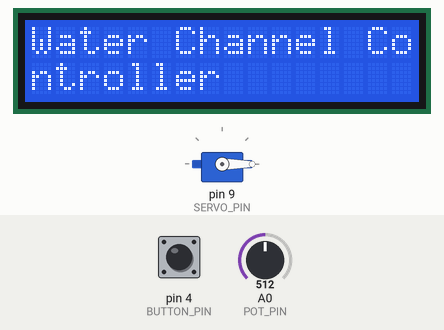
Recording of a program running on a simulated Arduino Uno, built with avr-gcc and run on an emulated ATmega328P. Parts: 16×2 character LCD, servo. Inputs (shaded band) come from the test bench; at power-on: pin 4 (BUTTON_PIN) HIGH, A0 (POT_PIN) = 512. What the program prints to the serial monitor is not drawn.

Above: at 0.2 s.
At 1.3 s:
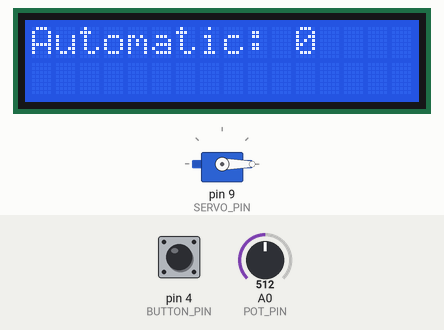

The program:

main.cpp
```cpp
#include "system/Scheduler.h"
#include "task/InputTask.h"
#include "task/ValveTask.h"
#include "Config.h"
#include "task/LcdTask.h"
#include "system/SerialComm.h"
#include "Arduino.h"

Scheduler *scheduler;
WaterChannelController waterChannelController;
SerialComm serialComm;

void setup()
{
  Serial.begin(9600);
  scheduler = new Scheduler(BASE_PERIOD);

  // Initialize the task and add them to the scheduler
  scheduler->addTask(new LcdTask(200, &waterChannelController, 0x27, 16, 2));
  scheduler->addTask(new InputTask(100, &waterChannelController, BUTTON_PIN, POT_PIN));
  scheduler->addTask(new ValveTask(100, &waterChannelController, SERVO_PIN));
}

void loop()
{
  serialComm.serialCommunication();
  scheduler->schedule();
}
```

WaterChannelController.h
```cpp
#ifndef __WATERCHANNELCONTROLLER__
#define __WATERCHANNELCONTROLLER__

#include "Arduino.h"

/**
 * @brief Enum for the modes of the water channel controller.
 *
 * This enum represents the possible modes of the water channel controller: Automatic and Manual.
 */
enum class Mode
{
    AUTOMATIC,
    MANUAL
};

/**
 * @brief A controller for a water channel.
 *
 * This class represents a controller for a water channel. The controller can be in one of two modes: Automatic or Manual.
 * The controller has an active position and flags to indicate whether the communication or position has changed.
 */
class WaterChannelController
{
public:
    bool commChange;             ///< Flag to indicate whether the communication has changed.
    bool posChange;              ///< Flag to indicate whether the position has changed.
    Mode activeMode;             ///< The active mode of the controller.
    unsigned int activePosition; ///< The active position of the controller.
};

#endif // __WATERCHANNELCONTROLLER__
```

Button.h
```cpp
#ifndef __BUTTON__
#define __BUTTON__

/**
 * @brief This class represents a Button.
 *
 * The Button class is an abstract class that provides the basic functionalities of a button.
 * A button is a simple input device commonly used in electronic devices.
 * The class is designed to be inherited by specific implementations of buttons.
 */
class Button
{
public:
    /**
     * @brief Check if the button is currently pressed.
     *
     * This is a pure virtual function, to be implemented by derived classes.
     *
     * @return True if the button is currently pressed, false otherwise.
     */
    virtual bool isPressed() = 0;
};

#endif // __BUTTON__
```

ButtonImpl.h
```cpp
#ifndef __BUTTONIMPL__
#define __BUTTONIMPL__

#include "Button.h"
#include "Arduino.h"

/**
 * @brief This class is a concrete implementation of the Button abstract class.
 *
 * The ButtonImpl class provides the specific implementation for a button in an Arduino context.
 * It inherits from the Button abstract class and implements the isPressed method.
 */
class ButtonImpl : public Button
{
public:
    /**
     * @brief Construct a new ButtonImpl object.
     *
     * @param pin The Arduino pin number to which the button is connected.
     * @param pullup A boolean indicating if the button has a pullup resistor or not.
     *               True if the button has a pullup resistor, false otherwise.
     */
    ButtonImpl(int pin, bool pullup);

    /**
     * @brief Check if the button is currently pressed.
     *
     * @return true If the button is currently pressed.
     * @return false If the button is not currently pressed.
     */
    bool isPressed() override;

private:
    int pin;             ///< The Arduino pin number to which the button is connected.
    bool pullup;         ///< A boolean indicating if the button has a pullup resistor or not.
    bool pressed{false}; ///< A boolean indicating if the button is currently pressed or not. Initialized to false.
};

#endif // __BUTTONIMPL__
```

Display.h
```cpp
#ifndef __DISPLAY__
#define __DISPLAY__

#include "Arduino.h"

/**
 * @brief This is an abstract base class for different types of displays.
 *
 * This class provides a common interface for different types of displays that can be used in Arduino projects.
 * Any specific display class should inherit from this class and implement the pure virtual functions.
 */
class Display
{
public:
    /**
     * @brief Clears the display.
     *
     * This is a pure virtual function that needs to be implemented by any class that inherits from Display.
     */
    virtual void clear() = 0;

    /**
     * @brief Shows a message on the display.
     *
     * @param msg The message to be displayed.
     *
     * This is a pure virtual function that needs to be implemented by any class that inherits from Display.
     */
    virtual void show(String msg) = 0;

    /**
     * @brief Moves the cursor to the next line on the display.
     *
     * This is a pure virtual function that needs to be implemented by any class that inherits from Display.
     */
    virtual void ln() = 0;
};

#endif // __DISPLAY__
```

Potentiometer.h
```cpp
#ifndef __POTENTIOMETER__
#define __POTENTIOMETER__

/**
 * @brief This class represents a Potentiometer.
 *
 * The Potentiometer class is an abstract class that provides the basic functionalities of a potentiometer.
 * A potentiometer is a three-terminal resistor with a sliding or rotating contact that forms an adjustable voltage divider.
 * The class is designed to be inherited by specific implementations of potentiometers.
 */
class Potentiometer
{
public:
    /**
     * @brief Get the current position of the potentiometer.
     *
     * This is a pure virtual function, to be implemented by derived classes.
     *
     * @return The current position of the potentiometer as an unsigned integer.
     */
    virtual unsigned int position() = 0;

    /**
     * @brief Check if the potentiometer has been moved.
     *
     * This is a pure virtual function, to be implemented by derived classes.
     *
     * @return True if the potentiometer has been moved, false otherwise.
     */
    virtual bool moved() = 0;
};

#endif // __POTENTIOMETER__
```

PotentiometerImpl.h
```cpp
#ifndef __POTENTIOMETERIMPL__
#define __POTENTIOMETERIMPL__

#include "Potentiometer.h"

/**
 * @brief This class is a concrete implementation of the Potentiometer abstract class.
 *
 * The PotentiometerImpl class provides the specific implementation for a potentiometer.
 * It inherits from the Potentiometer abstract class and implements the position and moved methods.
 */
class PotentiometerImpl : public Potentiometer
{
public:
    /**
     * @brief Construct a new PotentiometerImpl object.
     *
     * @param pin The pin number to which the potentiometer is connected.
     * @param tolerance The tolerance value for detecting movement in the potentiometer.
     */
    PotentiometerImpl(int pin, int tolerance);

    /**
     * @brief Get the current position of the potentiometer.
     *
     * @return The current position of the potentiometer as an unsigned integer.
     */
    unsigned int position() override;

    /**
     * @brief Check if the potentiometer has been moved.
     *
     * @return True if the potentiometer has been moved, false otherwise.
     */
    bool moved() override;

private:
    int pin;                          ///< The pin number to which the potentiometer is connected.
    int tolerance;                    ///< The tolerance value for detecting movement in the potentiometer.
    unsigned int oldValue;            ///< The old position value of the potentiometer.
    const int MIN_ANALOG_READ = 0;    ///< The minimum value that can be read from the analog pin.
    const int MAX_ANALOG_READ = 1000; ///< The maximum value that can be read from the analog pin.
    const int MIN_POSITION = 0;       ///< The minimum position value of the potentiometer.
    const int MAX_POSITION = 100;     ///< The maximum position value of the potentiometer.
};

#endif // __POTENTIOMETERIMPL__
```

ServoMotor.h
```cpp
#ifndef __SERVO_MOTOR__
#define __SERVO_MOTOR__

/**
 * @brief This class represents a Servo Motor.
 *
 * The ServoMotor class is an abstract class that provides the basic functionalities of a servo motor.
 * A servo motor is a rotary actuator or linear actuator that allows for precise control of angular or linear position.
 * The class is designed to be inherited by specific implementations of servo motors.
 */
class ServoMotor
{
public:
    /**
     * @brief Turns the servo motor on.
     *
     * This is a pure virtual function, to be implemented by derived classes.
     */
    virtual void on() = 0;

    /**
     * @brief Turns the servo motor off.
     *
     * This is a pure virtual function, to be implemented by derived classes.
     */
    virtual void off() = 0;

    /**
     * @brief Set the position of the servo motor in degrees.
     *
     * This is a pure virtual function, to be implemented by derived classes.
     *
     * @param angle The desired position of the servo motor in degrees. The valid range is typically from 0 to 180 degrees, but can vary depending on the specific servo motor used.
     */
    virtual void setPosition(int angle) = 0;
};

#endif // __SERVO_MOTOR__
```

ServoMotorImpl.h
```cpp
#ifndef __SERVO_MOTOR_IMPL__
#define __SERVO_MOTOR_IMPL__

#include "ServoMotor.h"
#include "Arduino.h"
#include "ServoTimer2.h"

/**
 * @brief This class is a concrete implementation of the ServoMotor abstract class.
 *
 * The ServoMotorImpl class provides the specific implementation for a servo motor in an Arduino context.
 * It inherits from the ServoMotor abstract class and implements the on, off, and setPosition methods.
 */
class ServoMotorImpl : public ServoMotor
{
public:
    /**
     * @brief Construct a new ServoMotorImpl object.
     *
     * @param pin The Arduino pin number to which the servo motor is connected.
     */
    ServoMotorImpl(int pin);

    /**
     * @brief Turns the servo motor on.
     *
     * This method sends a signal to the servo motor to start moving.
     */
    void on() override;

    /**
     * @brief Turns the servo motor off.
     *
     * This method sends a signal to the servo motor to stop moving.
     */
    void off() override;

    /**
     * @brief Set the position of the servo motor in degrees.
     *
     * This method sends a signal to the servo motor to rotate to the specified position.
     *
     * @param angle The desired position of the servo motor in degrees. The valid range is from 0 to 180 degrees.
     */
    void setPosition(int angle) override;

private:
    int pin;                                     ///< The Arduino pin number to which the servo motor is connected.
    ServoTimer2 motor;                           ///< An instance of the ServoTimer2 class used to control the servo motor.
    const int MAX_ANGLE = 180;                   ///< The maximum angle that the servo motor can reach.
    const int MIN_ANGLE = 0;                     ///< The minimum angle that the servo motor can reach.
    const double SERVO_MAX_PULSE_WIDTH = 2400.0; ///< The maximum pulse width that the servo motor can reach.
    const double SERVO_MIN_PULSE_WIDTH = 544.0;  ///< The minimum pulse width that the servo motor can reach.
    const double SERVO_MAX_ANGLE = 180.0;        ///< The maximum angle that the servo motor can reach.
};

#endif // __SERVO_MOTOR_IMPL__
```

Button.cpp
```cpp
#include "../api/ButtonImpl.h"

ButtonImpl::ButtonImpl(int pin, bool pullup) : pin(pin), pullup(pullup)
{
    if (pullup)
    {
        pinMode(pin, INPUT_PULLUP);
    }
    else
    {
        pinMode(pin, INPUT);
    }
}

bool ButtonImpl::isPressed()
{
    // if pull up enabled, output reversed
    return digitalRead(pin) ^ this->pullup;
}
```

Potentiometer.cpp
```cpp
#include "../api/PotentiometerImpl.h"

#include "Arduino.h"

PotentiometerImpl::PotentiometerImpl(int pin, int tolerance) : pin(pin), tolerance(tolerance), oldValue(analogRead(pin))
{
    pinMode(pin, INPUT);
}

unsigned int PotentiometerImpl::position()
{
    int val = map(analogRead(pin), MIN_ANALOG_READ, MAX_ANALOG_READ, MIN_POSITION, MAX_POSITION);
    if (val < MIN_POSITION)
        val = MIN_POSITION;
    if (val > MAX_POSITION)
        val = MAX_POSITION;
    return val;
}

bool PotentiometerImpl::moved()
{
    unsigned int val = analogRead(pin);
    /*
        NOTE: this ensures correct subtraction operation between oldValue and val as they are unsigned integers
        and direct subtraction could lead to unexpected results if val is less than oldValue.
    */
    bool hasMoved = abs(static_cast<int>(oldValue) - static_cast<int>(val)) > tolerance;
    oldValue = val;
    return hasMoved;
}
```

ServoMotor.cpp
```cpp
#include "../api/ServoMotorImpl.h"

ServoMotorImpl::ServoMotorImpl(int pin) : pin(pin) {}

void ServoMotorImpl::on()
{
    motor.attach(pin);
}

void ServoMotorImpl::off()
{
    motor.detach();
}

void ServoMotorImpl::setPosition(int angle)
{
    if (angle > MAX_ANGLE)
    {
        angle = MAX_ANGLE;
    }
    else if (angle < MIN_ANGLE)
    {
        angle = MIN_ANGLE;
    }

    double coeff = (SERVO_MAX_PULSE_WIDTH - SERVO_MIN_PULSE_WIDTH) / SERVO_MAX_ANGLE;
    motor.write((int)(SERVO_MIN_PULSE_WIDTH + angle * coeff));
}
```

JsonProcessor.h
```cpp
#ifndef __JSONPROCESSOR_H__
#define __JSONPROCESSOR_H__

#include "Arduino.h"
#include "ArduinoJson.h"
#include "serial_communication/Client-Arduino/ValveController.h"

/**
 * @brief A utility class for handling JSON-formatted messages.
 *
 * The JsonProcessor class provides methods for processing JSON-formatted
 * messages received from a server.
 * It is responsible for parsing the JSON content, extracting relevant information,
 * and formatting it for use by other parts of the application.
 * This class is an essential part of the communication pipeline,
 * ensuring that incoming messages are correctly interpreted and handled.
 *
 */
class JsonProcessor
{
public:
    /**
     * @brief Constructs a new JsonProcessor object.
     */
    JsonProcessor();

    /**
     * @brief Processes a JSON-formatted message received from the server.
     *
     * This method is responsible for parsing and processing the content
     * of a message received from the server.
     * The message is expected to be in JSON format.
     * The method extracts relevant information from the JSON object
     * and formats it into a string that can be used by other parts
     * of the application.
     *
     * @param receivedContent A string representing the JSON-formatted
     * message received from the server.
     * @return String The processed message, extracted and formatted
     * from the original JSON content.
     */
    String processReceivedContent(String receivedContent);

    /**
     * @brief Constructs a confirmation message derived from the original message.
     *
     * This method is responsible for generating a confirmation message that
     * acknowledges the receipt and processing of the original message.
     * The confirmation message is constructed in a specific format that
     * is recognized by the receiving end.
     *
     * @param originalMessage The original message that was received and processed.
     * This is used as a basis for creating the confirmation message.
     * @return A String representing the confirmation message.
     * This message is ready to be sent back to the sender to confirm
     *  that the original message was successfully received and processed.
     */
    String createConfirmationMessage(String originalMessage);

    /**
     * Formats the status and valve value into a structured message for transmission.
     *
     * This method takes the status of the water channel and the valve value as inputs,
     * and formats them into a structured message (e.g., a JSON string).
     * This formatted message can then be sent over the serial communication channel
     * to the Arduino.
     *
     * @param status A string representing the status of the water channel.
     * @param valveValue A string representing the value of the valve.
     * This should be a numeric value between 0 and 100, inclusive,
     * where 0 represents a fully closed valve
     * and 100 represents a fully open valve.
     * @return String A String containing the formatted message.
     * The format of this message could be a JSON string like
     * `{"status":"NORMAL","valveValue":"25"}`.
     */
    String formatMessage(String status, String valveValue);

    /**
     * @brief Extracts the status from the received content.
     *
     * @param receivedContent A string representing the JSON-formatted message received from the server.
     * @return String The status extracted from the received content.
     */
    String getSystemState(String receivedContent);

    /**
     * @brief Extracts the valve value from the received content.
     *
     * @param receivedContent A string representing the JSON-formatted message received from the server.
     * @return int The valve value extracted from the received content.
     */
    int getValveValue(String receivedContent);

private:
    ValveController valveController; ///< The valve controller object used to manage the valve.
};

#endif // __JSONPROCESSOR_H__
```

MessageReceiverImpl.cpp
```cpp
#include "MessageReceiver.h"

MessageReceiver::MessageReceiver()
    : messageAvailable(false) {}

MessageReceiver::~MessageReceiver() {}

String MessageReceiver::getReceivedContent()
{
    String receivedContent = "";

    if (checkMessageAvailability())
    {
        // Read the message from the serial port
        receivedContent = Serial.readStringUntil('\n');

        // After reading, send a confirmation back to the server
        messageSender.sentMessageConfirmation(receivedContent);
    }
    return receivedContent;
}

bool MessageReceiver::checkMessageAvailability()
{
    messageAvailable = Serial.available() > 0;
    setMessageAvailable(true);
    return messageAvailable;
}

void MessageReceiver::setMessageAvailable(bool messageAvailable)
{
    this->messageAvailable = messageAvailable;
}

bool MessageReceiver::isMessageAvailable()
{
    return messageAvailable;
}
```

Logger.cpp
```cpp
#include "config.h"

void logger(String log)
{
#ifdef __DEBUG__
    Serial.println(log);
#endif
}
void logger(double log)
{
#ifdef __DEBUG__
    Serial.println(log);
#endif
}
void logger(int log)
{
#ifdef __DEBUG__
    Serial.println(log);
#endif
}
```

Source omitted: JsonProcessorImpl.cpp (1761 bytes), MessageReceiver.h (2276 bytes), MessageSender.h (4367 bytes), MessageSenderImpl.cpp (1071 bytes), ValveController.cpp (1803 bytes), ValveController.h (1822 bytes), Logger.h (749 bytes), Scheduler.cpp (1050 bytes), Scheduler.h (1359 bytes), SerialComm.cpp (1104 bytes), SerialComm.h (1067 bytes), Task.h (2339 bytes) and 10 more
